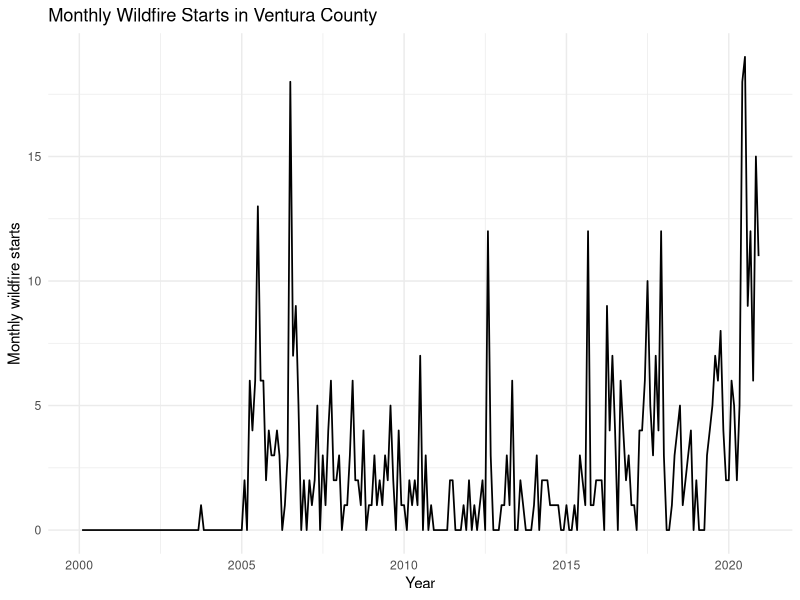
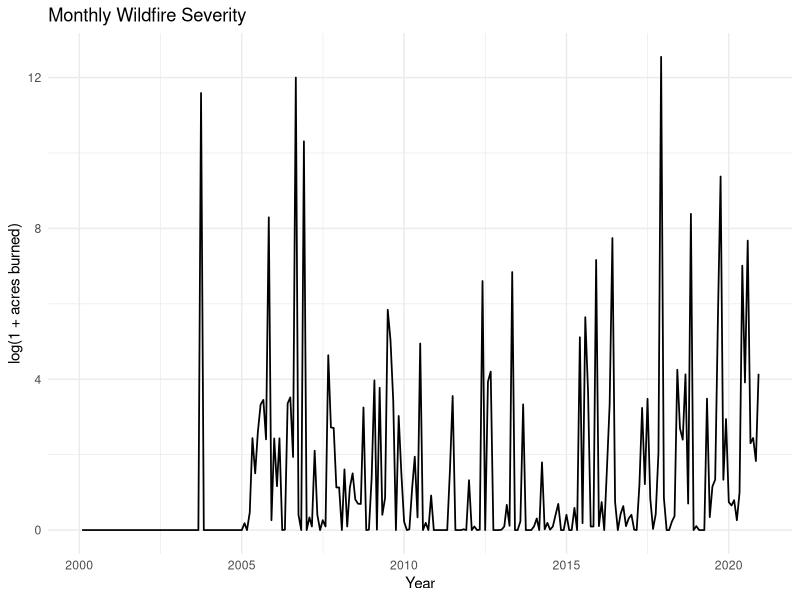
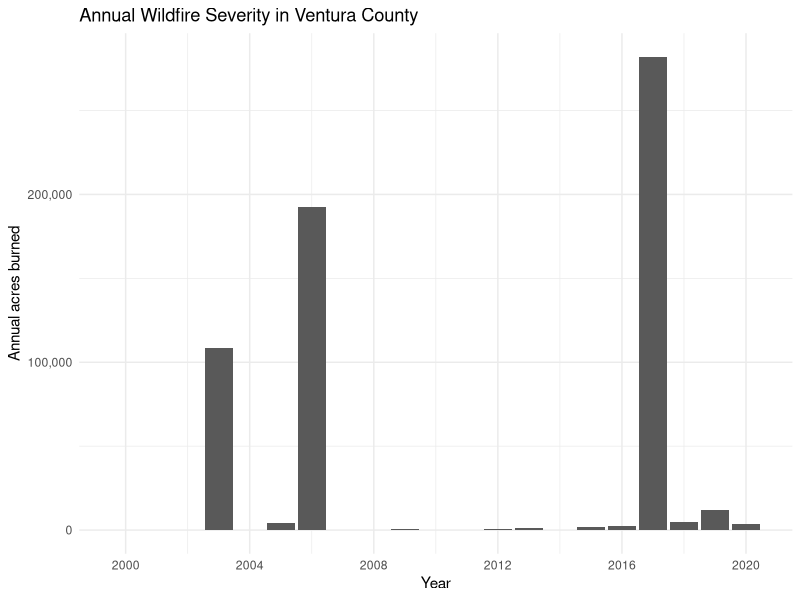

Write R code to recreate these figures, in order.
## ---- chunk 1
#| label: setup
#| include: false

library(readr)
library(dplyr)
library(lubridate)
library(ggplot2)

sample_start <- as.Date("2000-02-01")
sample_end <- as.Date("2020-12-01")

monthly_full <- read_csv(
  "ventura_wildfires_monthly_1992_2020.csv",
  show_col_types = FALSE
) |>
  mutate(month = as.Date(month))

monthly_model <- monthly_full |>
  filter(
    month >= sample_start,
    month <= sample_end
  ) |>
  mutate(
    log_fire_count = log1p(fire_count),
    log_acres = log1p(total_acres_burned)
  )

annual_model <- monthly_model |>
  mutate(year = year(month)) |>
  group_by(year) |>
  summarise(
    annual_fire_starts = sum(fire_count, na.rm = TRUE),
    annual_acres_burned = sum(total_acres_burned, na.rm = TRUE),
    .groups = "drop"
  )
## ---- chunk 2
#| label: fig-fire-count
#| echo: false
#| warning: false
#| message: false
#| fig-cap: "Monthly wildfire starts in Ventura County, February 2000 through December 2020."
#| fig-width: 10
#| fig-height: 5

ggplot(monthly_model, aes(x = month, y = fire_count)) +
  geom_line(linewidth = 0.6) +
  labs(
    title = "Monthly Wildfire Starts in Ventura County",
    x = "Year",
    y = "Monthly wildfire starts"
  ) +
  theme_minimal()
## ---- chunk 3
#| label: fig-log-acres
#| echo: false
#| warning: false
#| message: false
#| fig-cap: "Log-transformed monthly acres burned."
#| fig-width: 10
#| fig-height: 5

ggplot(monthly_model, aes(x = month, y = log_acres)) +
  geom_line(linewidth = 0.6) +
  labs(
    title = "Monthly Wildfire Severity",
    x = "Year",
    y = "log(1 + acres burned)"
  ) +
  theme_minimal()
## ---- chunk 4
#| label: fig-annual-acres
#| echo: false
#| warning: false
#| message: false
#| fig-cap: "Annual acres burned in Ventura County."
#| fig-width: 10
#| fig-height: 5

ggplot(annual_model, aes(x = year, y = annual_acres_burned)) +
  geom_col() +
  scale_x_continuous(
    breaks = seq(2000, 2020, by = 4)
  ) +
  scale_y_continuous(
    labels = scales::label_number(big.mark = ",")
  ) +
  labs(
    title = "Annual Wildfire Severity in Ventura County",
    x = "Year",
    y = "Annual acres burned"
  ) +
  theme_minimal()
